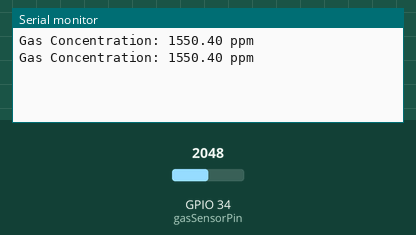
Recording of a sketch running on a simulated ESP32. On the bench: the last lines printed to the serial monitor. Inputs (shaded band) come from the test bench; at power-on: GPIO 34 (gasSensorPin) = 2048.

Above: at 1.8 s.
1.9 s: GPIO 34 (gasSensorPin) set to 2318
At 2.6 s:
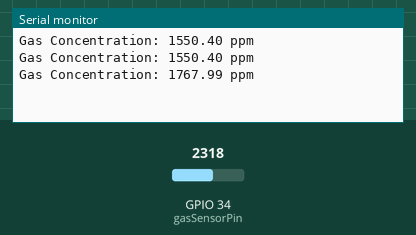
3.4 s: GPIO 34 (gasSensorPin) set to 2426
At 4.8 s:
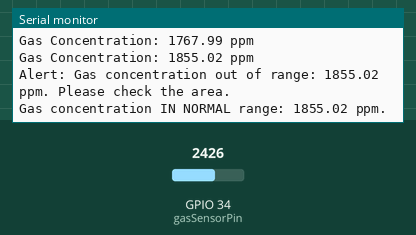
Timing chart, 0 to 6.4 s (numbered marks = the images above; inputs shaded):
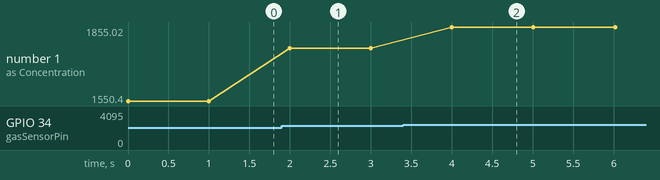

The sketch:

MQ2SensorCode.ino
```cpp
const int gasSensorPin = 34; // GPIO pin connected to MQ2 sensor
int gasValue = 0;

void setup() {
  Serial.begin(115200); // Start the serial communication at a baud rate of 115200
}

void loop() {
  gasValue = analogRead(gasSensorPin); // Read analog value from sensor
  float voltage = gasValue * (3.3 / 4095.0); // Convert analog value to voltage (ESP32 ADC is 12-bit)
  float gasConcentration = (voltage - 0.1) * 1000; // Convert voltage to ppm

  Serial.print("Gas Concentration: ");
  Serial.print(gasConcentration);
  Serial.println(" ppm");


  if (gasConcentration > 1800) {
  Serial.print("Alert: Gas concentration out of range: ");
  Serial.print(gasConcentration);
  Serial.println(" ppm. Please check the area.");

  Serial.print("Gas concentration IN NORMAL range: ");
  Serial.print(gasConcentration);
  Serial.println(" ppm. ");
  }
  delay(1000); // Wait for 1 second before next reading
}
```

Measured:
- the behaviour switches between 2357 and 2358 on GPIO 34 (gasSensorPin) (found by bisection; images 1 and 2)
- after the input at 1.9 s, the serial monitor: prints a new line after 0.10 s (image 1)
- after the input at 3.4 s, the serial monitor: prints a new line after 0.60 s (image 2)
- plotted number 1: 1550.4 → 1767.99 after the input at 1.9 s, 1767.99 → 1855.02 after the input at 3.4 s
